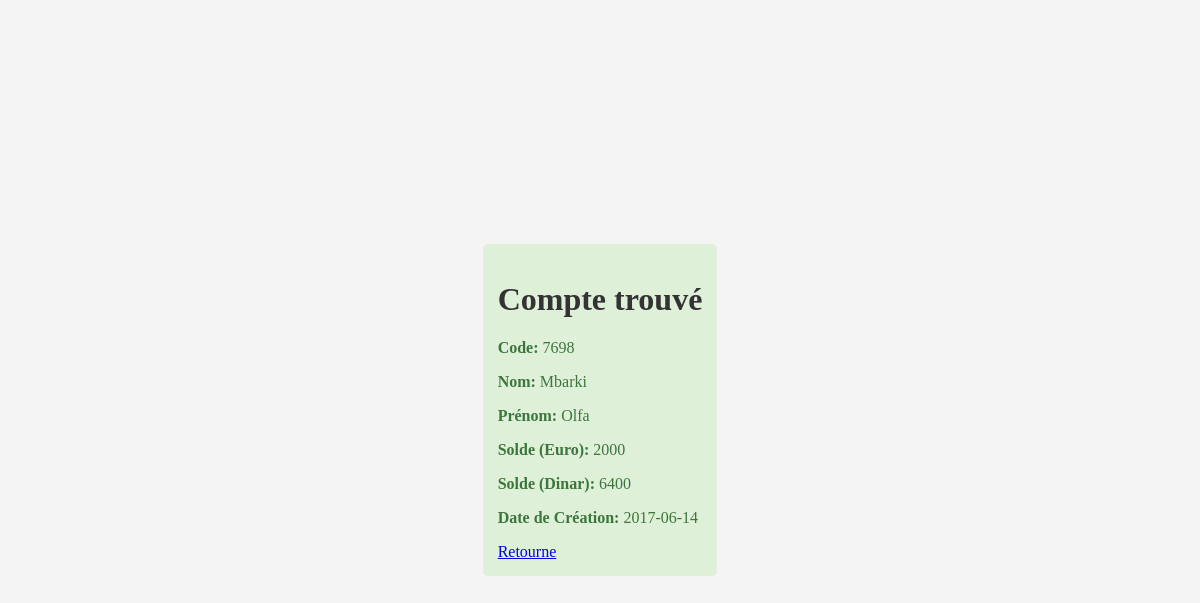
The page /rechercher.php?code_recherche=7698 on the database its author committed.
### tables this page shows
CREATE TABLE `compte` (
  `nom` varchar(50) NOT NULL,
  `prenom` varchar(50) NOT NULL,
  `solde` double NOT NULL,
  `datecreation` date NOT NULL,
  `code` int(11) NOT NULL
);

### rechercher.php (the view, shortened to what this page needs)
<!DOCTYPE html>
<html lang="fr">
<head>
</head>
<body>
    <?php
    require_once 'dbconfig.php';
    function rechercherCompteParCode($code) {
        global $conn;
        try {
            $stmt = $conn->prepare("SELECT * FROM compte WHERE code = :code");
            $stmt->bindParam(':code', $code);
            $stmt->execute();
            $result = $stmt->fetch(PDO::FETCH_ASSOC);
            return $result;
        } catch(PDOException $e) {
            echo "Erreur : " . $e->getMessage();
            exit;
        }
    }
    if (isset($_GET['code_recherche'])) {
        $codeRecherche = $_GET['code_recherche'];
        $compteRecherche = rechercherCompteParCode($codeRecherche);
        if ($compteRecherche) {
            echo '<div class="result">';
            echo "<h1>Compte trouvé</h1>";
            echo "<p><strong>Code:</strong> " . $compteRecherche['code'] . "</p>";
            echo "<p><strong>Nom:</strong> " . $compteRecherche['nom'] . "</p>";
            echo "<p><strong>Prénom:</strong> " . $compteRecherche['prenom'] . "</p>";
            echo "<p><strong>Solde (Euro):</strong> " . $compteRecherche['solde'] . "</p>";
            echo "<p><strong>Solde (Dinar):</strong> " . ($compteRecherche['solde'] * 3.2) . "</p>";
            echo "<p><strong>Date de Création:</strong> " . $compteRecherche['datecreation'] . "</p>";
            echo   "<a href='index.php'> Retourne</a>";
            echo '</div>';
        } else {
            echo '<div class="error">';
            echo "<h1>Aucun compte trouvé</h1>";
            echo "<p>Aucun compte trouvé pour le code : " . $codeRecherche . "</p>";
            echo   "<a href='index.php'> Retourne</a>";
            echo '</div>';
        }
    }
    ?>
</body>
</html>

### rechercher.php (style rules this page uses)
body { background-color: #f4f4f4; margin: 0; padding: 0; display: flex; align-items: center; justify-content: center; height: 100vh; font-family:Georgia,serif }
h1 { text-align: center; color: #333; }
.result, .error { margin-top: 20px; padding: 15px; border-radius: 5px; }
.result { background-color: #dff0d8; border-color: #d6e9c6; color: #3c763d; }

### rows shown on the page
compte: code "7698", nom "Mbarki", prenom "Olfa", solde "2000", $compteRecherche['solde']*3.2 "6400", datecreation "2017-06-14"
